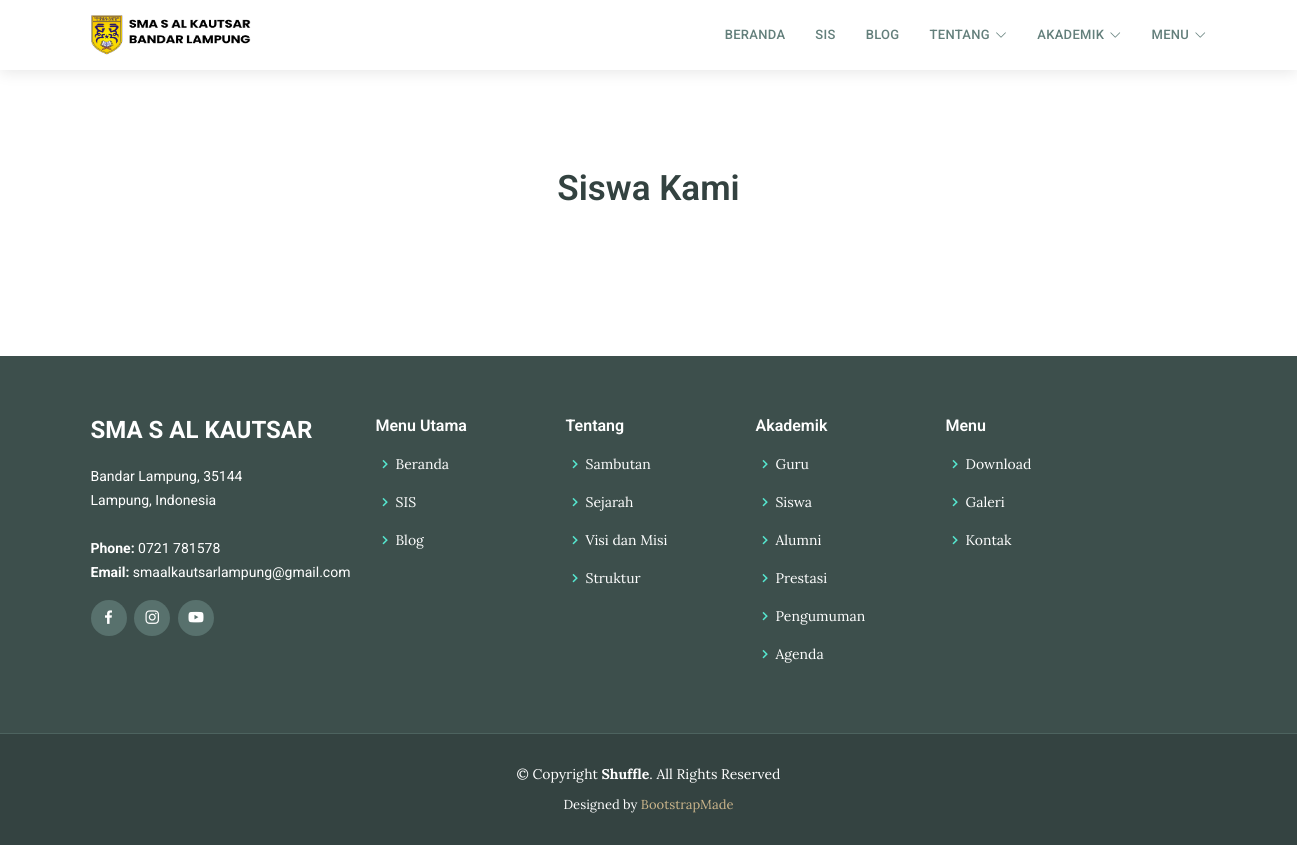
Before: /index.php/siswa with the older database file.
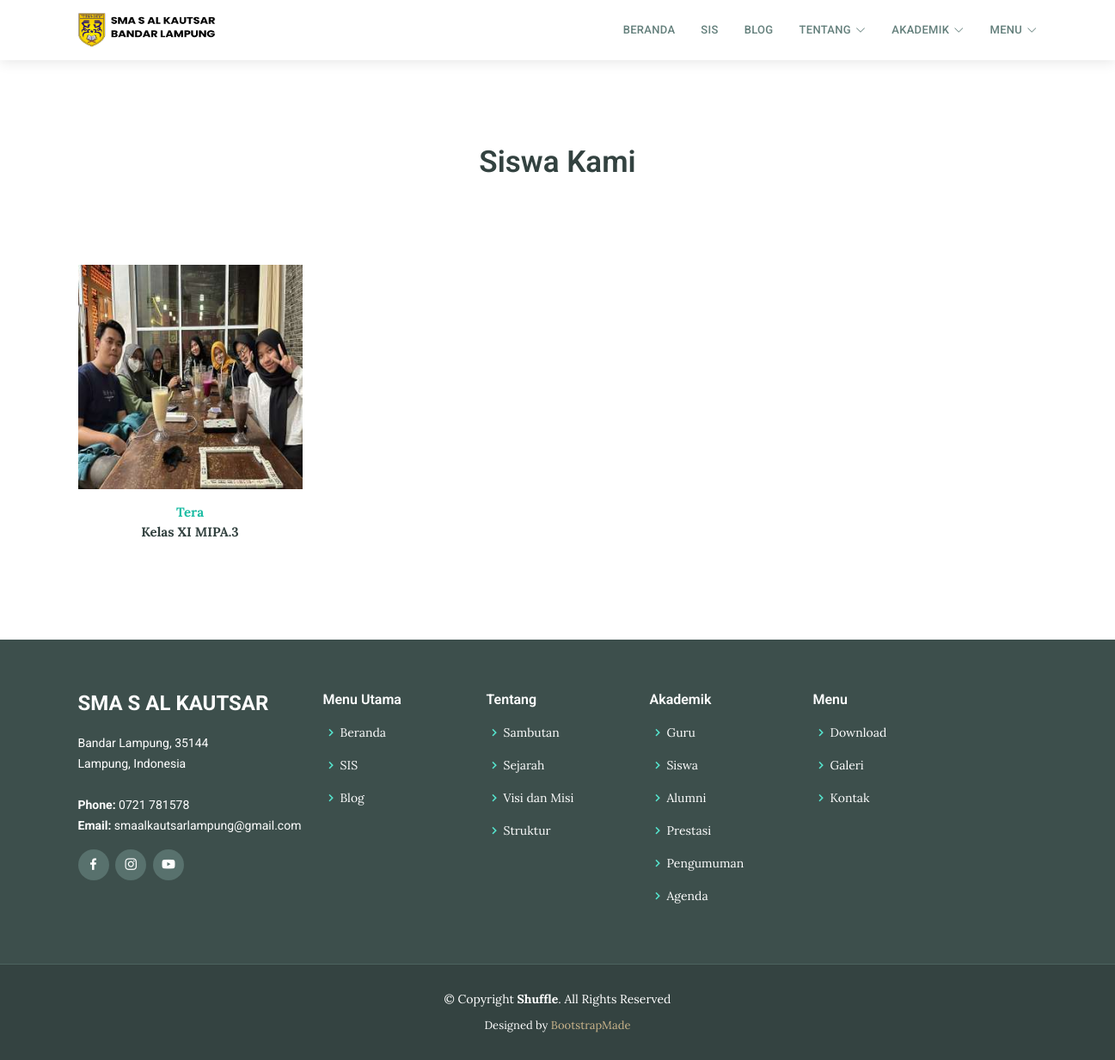
After: the same page with the newer database file.
### tables this page shows
CREATE TABLE `tbl_siswa` (
  `siswa_id` int(11) NOT NULL,
  `siswa_nis` varchar(20) DEFAULT NULL,
  `siswa_nama` varchar(70) DEFAULT NULL,
  `siswa_jenkel` varchar(2) DEFAULT NULL,
  `siswa_kelas_id` int(11) DEFAULT NULL,
  `siswa_photo` varchar(40) DEFAULT NULL
);

CREATE TABLE `tbl_kelas` (
  `kelas_id` int(11) NOT NULL,
  `kelas_nama` varchar(40) DEFAULT NULL
);

### application/controllers/Siswa.php (called while the page is built, shortened)
<?php
class Siswa extends CI_Controller{
	function __construct(){
		$this->load->view('templates/header_1');
		$this->load->model('m_siswa');
		$this->load->model('m_pengunjung');
	}
	function index(){
		$jum=$this->m_siswa->siswa();
        $page=$this->uri->segment(3);
        if(!$page):
            $offset = 0;
        else:
            $offset = $page;
        endif;
        $limit=8;
        $config['base_url'] = base_url() . 'siswa/index/';
            $config['total_rows'] = $jum->num_rows();
            $config['per_page'] = $limit;
            $config['uri_segment'] = 3;
	          $config['full_tag_open']    = '<div class="pagging text-center"><nav><ul class="pagination justify-content-center">';
	          $config['full_tag_close']   = '</ul></nav></div>';
	          $config['num_tag_open']     = '<li class="page-item"><span class="page-link">';
	          $config['num_tag_close']    = '</span></li>';
	          $config['cur_tag_open']     = '<li class="page-item"><span class="page-link">';
	          $config['cur_tag_close']    = '<span class="sr-only">(current)</span></span></li>';
	          $config['next_tag_open']    = '<li class="page-item"><span class="page-link">';
	          $config['next_tagl_close']  = '<span aria-hidden="true">&raquo;</span></span></li>';
	          $config['prev_tag_open']    = '<li class="page-item"><span class="page-link">';
	          $config['prev_tagl_close']  = '</span>Next</li>';
	          $config['first_tag_open']   = '<li class="page-item"><span class="page-link">';
	          $config['first_tagl_close'] = '</span></li>';
	          $config['last_tag_open']    = '<li class="page-item"><span class="page-link">';
	          $config['last_tagl_close']  = '</span></li>';
            $config['first_link'] = 'Awal';
            $config['last_link'] = 'Akhir';
            $config['next_link'] = 'Next >>';
            $config['prev_link'] = '<< Prev';
            $this->pagination->initialize($config);
            $x['page'] =$this->pagination->create_links();
						$x['data']=$this->m_siswa->siswa_perpage($offset,$limit);
						$this->load->view('depan/v_siswa',$x);
						$this->load->view('templates/footer');
	}
}

### index.php (called while the page is built, shortened)
<?php
require_once BASEPATH.'core/CodeIgniter.php';

### application/models/M_siswa.php (called while the page is built, shortened)
<?php
class M_siswa extends CI_Model{
	function siswa_perpage($offset,$limit){
		$hsl=$this->db->query("SELECT tbl_siswa.*,kelas_nama FROM tbl_siswa JOIN tbl_kelas ON siswa_kelas_id=kelas_id limit $offset,$limit");
		return $hsl;
	}
}

### application/views/depan/v_siswa.php (the view, shortened to what this page needs)
<!DOCTYPE html>
<html lang="en">
<head>
    <link rel="stylesheet" href="theme/css/bootstrap.min.css">
    <link rel="stylesheet" href="theme/css/font-awesome.min.css">
    <link rel="stylesheet" href="theme/css/simple-line-icons.css">
    <link rel="stylesheet" href="theme/css/slick.css">
    <link rel="stylesheet" href="theme/css/slick-theme.css">
    <link rel="stylesheet" href="theme/css/owl.carousel.min.css">
<link href="assets/aset/vendor/animate.css/animate.min.css" rel="stylesheet">
<link href="assets/aset/vendor/bootstrap/css/bootstrap.min.css" rel="stylesheet">
<link href="assets/aset/vendor/bootstrap-icons/bootstrap-icons.css" rel="stylesheet">
<link href="assets/aset/vendor/boxicons/css/boxicons.min.css" rel="stylesheet">
<link href="assets/aset/vendor/glightbox/css/glightbox.min.css" rel="stylesheet">
<link href="assets/aset/vendor/swiper/swiper-bundle.min.css" rel="stylesheet">
<link href="assets/aset/css/style.css" rel="stylesheet">
    <link href="theme/css/style.css" rel="stylesheet">
</head>
<body>
    <section class="our-teachers">
        <div class="container">
            <div class="row">
                <div class="col-md-12">
                    <h2 class="mb-5">Siswa Kami</h2>
                </div>
            </div>
            <div class="row">
                <?php foreach ($data->result() as $row) : ?>
                    <div class="col-xs-12 col-sm-6 col-md-3">
                        <div class="admission_insruction">
                            <?php if (empty($row->siswa_photo)) : ?>
                                <img src="<?php echo base_url() . 'assets/images/blank.png'; ?>" class="img-fluid" alt="#">
                            <?php else : ?>
                                <img src="<?php echo base_url() . 'assets/images/' . $row->siswa_photo; ?>" class="img-fluid" alt="#">
                            <?php endif; ?>
                            <p class="text-center mt-3"><span><?php echo $row->siswa_nama; ?></span>
                                <br>
                                <?php echo $row->kelas_nama; ?>
                            </p>
                        </div>
                    </div>
                <?php endforeach; ?>
            </div>
        </div>
    </section>
</body>
</html>

### application/views/templates/header_1.php (shortened to what this page needs)
<header id="header" class="d-flex align-items-center">
    <div class="container d-flex align-items-center justify-content-between">
        <div class="logo">
            <a href="home" class="navbar-brand nav-brand2"><img class="img img-responsive" width="160px;" src="theme/images/Logo Al-Kautsar.png"></a>
        </div>
        <nav id="navbar" class="navbar">
            <ul>
                <li><a class="nav-link scrollto " href="home">Beranda</a></li>
                <li><a class="nav-link scrollto" target="blank" href="http://sis.smas-alkautsar.sch.id/">SIS</a>
                </li>
                <li><a class="nav-link scrollto" href="blog">Blog</a></li>
                <li class="dropdown"><a href="#"><span>Tentang</span> <i class="bi bi-chevron-down"></i></a>
                </li>
                <li class="dropdown"><a href="#"><span>Akademik</span> <i class="bi bi-chevron-down"></i></a>
                </li>
                <li class="dropdown"><a href="#"><span>Menu</span> <i class="bi bi-chevron-down"></i></a>
                </li>
            </ul>
        </nav>
    </div>
</header>

### application/views/templates/footer.php (shortened to what this page needs)
<footer id="footer">
  <div class="footer-top">
    <div class="container">
      <div class="row">
        <div class="col-lg-3 col-md-6 footer-info">
          <h3>SMA S AL KAUTSAR</h3>
          <p>
            Bandar Lampung, 35144<br>
            Lampung, Indonesia<br><br>
            <strong>Phone:</strong> 0721 781578<br>
            <strong>Email:</strong> smaalkautsarlampung@gmail.com<br>
          </p>
          <div class="social-links mt-3">
            <a target="blank" href="https://www.facebook.com/SMAalkautsarbdl/" class="facebook"><i class="bx bxl-facebook"></i></a>
            <a target="blank" href="https://www.instagram.com/smaalkautsar/" class="instagram"><i class="bx bxl-instagram"></i></a>
            <a target="blank" href="https://www.youtube.com/@smaalkautsarlampung9585/videos" class="youtube"><i class="bx bxl-youtube"></i></a>
          </div>
        </div>
        <div class="col-lg-2 col-md-6 footer-links">
          <h4>Menu Utama</h4>
          <ul>
            <li><i class="bx bx-chevron-right"></i> <a href="home">Beranda</a></li>
            <li><i class="bx bx-chevron-right"></i> <a href="http://sis.smas-alkautsar.sch.id/">SIS</a></li>
            <li><i class="bx bx-chevron-right"></i> <a href="blog">Blog</a></li>
          </ul>
        </div>
        <div class="col-lg-2 col-md-6 footer-links">
          <h4>Tentang</h4>
          <ul>
            <li><i class="bx bx-chevron-right"></i> <a href="about">Sambutan</a></li>
            <li><i class="bx bx-chevron-right"></i> <a href="sejarah">Sejarah</a></li>
            <li><i class="bx bx-chevron-right"></i> <a href="visi_misi">Visi dan Misi</a></li>
            <li><i class="bx bx-chevron-right"></i> <a href="struktur">Struktur</a></li>
          </ul>
        </div>
        <div class="col-lg-2 col-md-6 footer-links">
          <h4>Akademik</h4>
          <ul>
            <li><i class="bx bx-chevron-right"></i> <a href="guru">Guru</a></li>
            <li><i class="bx bx-chevron-right"></i> <a href="siswa">Siswa</a></li>
            <li><i class="bx bx-chevron-right"></i> <a href="alumni">Alumni</a></li>
            <li><i class="bx bx-chevron-right"></i> <a href="prestasi">Prestasi</a></li>
            <li><i class="bx bx-chevron-right"></i> <a href="pengumuman">Pengumuman</a></li>
            <li><i class="bx bx-chevron-right"></i> <a href="agenda">Agenda</a></li>
          </ul>
        </div>
        <div class="col-lg-2 col-md-6 footer-links">
          <h4>Menu</h4>
          <ul>
            <li><i class="bx bx-chevron-right"></i> <a href="download">Download</a></li>
            <li><i class="bx bx-chevron-right"></i> <a href="galeri">Galeri</a></li>
            <li><i class="bx bx-chevron-right"></i> <a href="contact">Kontak</a></li>
          </ul>
        </div>
      </div>
    </div>
  </div>
  <div class="container">
    <div class="copyright">
      &copy; Copyright <strong><span>Shuffle</span></strong>. All Rights Reserved
    </div>
    <div class="credits">
      Designed by <a href="https://bootstrapmade.com/">BootstrapMade</a>
    </div>
  </div>
</footer>

### assets/aset/css/style.css (style rules this page uses)
body { font-family: "Open Sans", sans-serif; color: #334240; }
a { text-decoration: none; color: #1bbca3; }
h1, h2, h3, h4, h5, h6 { font-family: "Roboto", sans-serif; }
#header { height: 70px; z-index: 997; transition: all 0.5s; background: #fff; box-shadow: 0px 2px 15px rgba(0, 0, 0, 0.1); }
#header .logo img { padding: 0; margin: 0; max-height: 40px; }
.navbar { padding: 0; }
.navbar ul { margin: 0; padding: 0; display: flex; list-style: none; align-items: center; }
.navbar li { position: relative; }
.navbar a, .navbar a:focus { display: flex; align-items: center; justify-content: space-between; padding: 10px 0 10px 30px; font-family: "Roboto", sans-serif; font-size: 13px; font-weight: 500; color: #637f7b; white-space: nowrap; transition: 0.3s; letter-spacing: 0.3px; text-transform: uppercase; }
.navbar a i, .navbar a:focus i { font-size: 12px; line-height: 0; margin-left: 5px; }
section { padding: 60px 0; }
#footer { background: #344341; padding: 0 0 30px 0; color: #fff; font-size: 14px; }
#footer .footer-top { background: #3d4f4c; border-bottom: 1px solid #4d635f; padding: 60px 0 30px 0; }
#footer .footer-top .footer-info { margin-bottom: 30px; }
#footer .footer-top .footer-info h3 { font-size: 24px; margin: 0 0 20px 0; padding: 2px 0 2px 0; line-height: 1; font-weight: 700; }
#footer .footer-top .footer-info p { font-size: 14px; line-height: 24px; margin-bottom: 0; font-family: "Roboto", sans-serif; color: #fff; }
#footer .footer-top .social-links a { font-size: 18px; display: inline-block; background: #58716d; color: #fff; line-height: 1; padding: 8px 0; margin-right: 4px; border-radius: 50%; text-align: center; width: 36px; height: 36px; transition: 0.3s; }
#footer .footer-top h4 { font-size: 16px; font-weight: 600; color: #fff; position: relative; padding-bottom: 12px; }
#footer .footer-top .footer-links { margin-bottom: 30px; }
#footer .footer-top .footer-links ul { list-style: none; padding: 0; margin: 0; }
#footer .footer-top .footer-links ul i { padding-right: 2px; color: #56e7d0; font-size: 18px; line-height: 1; }
#footer .footer-top .footer-links ul li { padding: 10px 0; display: flex; align-items: center; }
#footer .footer-top .footer-links ul li:first-child { padding-top: 0; }
#footer .footer-top .footer-links ul a { color: #fff; transition: 0.3s; display: inline-block; line-height: 1; }
#footer .copyright { text-align: center; padding-top: 30px; }
#footer .credits { padding-top: 10px; text-align: center; font-size: 13px; color: #fff; }

Changed rows visible on the page:
added tbl_siswa: siswa_photo (picture), siswa_nama "Tera", tbl_kelas.kelas_nama "Kelas XI MIPA.3"
